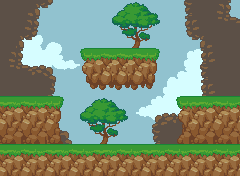

Rendered tile map (Tiled .tmx) drawn with the repository's tilesets; below, a short description and the full map source, tile grids included:
An orthogonal 15x11 tile map with 16x16 px tiles, 3 tile layers (Sky, Background, Foreground) and 4 objects.

<map version="1.10" tiledversion="1.10.2" orientation="orthogonal" renderorder="right-down" width="15" height="11" tilewidth="16" tileheight="16" infinite="0" nextlayerid="5" nextobjectid="5">
 <tileset firstgid="1" source="Tiles.tsx" />
 <layer id="3" name="Sky" width="15" height="11">
  <data encoding="csv">
177,177,177,177,177,177,177,177,177,177,177,177,177,177,177,
177,177,177,177,177,177,177,177,177,177,177,177,177,177,177,
213,214,215,216,217,162,162,162,161,162,163,164,165,166,167,
229,230,231,232,233,162,162,162,177,178,179,180,181,182,183,
245,246,247,248,249,162,162,162,193,194,195,196,197,198,199,
162,162,162,162,162,162,162,162,209,210,211,212,213,214,215,
162,162,162,162,162,162,162,162,225,226,227,228,229,230,231,
162,162,162,162,162,162,162,162,241,242,243,244,245,246,247,
162,162,162,162,162,162,162,162,162,162,162,162,162,162,162,
162,162,162,162,162,162,162,162,162,162,162,162,162,162,162,
0,0,0,0,0,0,0,0,0,0,0,0,0,0,0
</data>
 </layer>
 <layer id="2" name="Background" width="15" height="11">
  <data encoding="csv">
136,113,114,153,0,0,0,11,12,13,0,134,135,129,130,
136,129,130,0,0,0,0,27,28,29,0,132,133,145,146,
136,114,153,0,0,0,0,43,44,45,0,150,116,117,136,
129,130,104,105,0,0,0,0,0,0,0,0,132,133,136,
145,146,120,121,0,0,0,0,0,0,0,0,134,136,136,
136,136,136,137,0,0,0,0,0,0,0,0,132,133,136,
0,0,0,0,0,11,12,13,0,0,0,0,0,0,0,
0,0,0,0,0,27,28,29,0,118,119,147,0,0,0,
0,0,0,146,121,43,44,45,0,134,135,136,0,0,0,
0,0,0,0,0,0,0,0,0,0,0,0,0,0,0,
0,0,0,0,0,0,0,0,0,0,0,0,0,0,0
</data>
 </layer>
 <layer id="1" name="Foreground" width="15" height="11">
  <data encoding="csv">
0,0,0,0,0,0,0,0,0,0,0,0,0,0,0,
0,0,0,0,0,0,0,0,0,0,0,0,0,0,0,
0,0,0,0,0,0,0,0,0,0,0,0,0,0,0,
0,0,0,0,0,8,9,9,9,10,0,0,0,0,0,
0,0,0,0,0,24,25,25,25,26,0,0,0,0,0,
0,0,0,0,0,40,41,41,41,42,0,0,0,0,0,
3,4,5,6,81,81,81,81,81,81,81,2,3,4,5,
19,20,21,22,81,81,81,81,81,81,81,18,19,20,21,
35,36,37,38,81,81,81,81,81,81,81,34,35,36,37,
3,4,5,3,4,5,3,4,5,3,4,5,3,4,5,
19,20,21,19,20,21,19,20,21,19,20,21,19,20,21
</data>
 </layer>
 <objectgroup id="4" name="Collisions">
  <object id="1" x="80" y="52" width="80" height="2" />
  <object id="2" x="176" y="100" width="64" height="2" />
  <object id="3" x="0" y="100" width="64" height="2" />
  <object id="4" x="0" y="148" width="240" height="28" />
 </objectgroup>
</map>